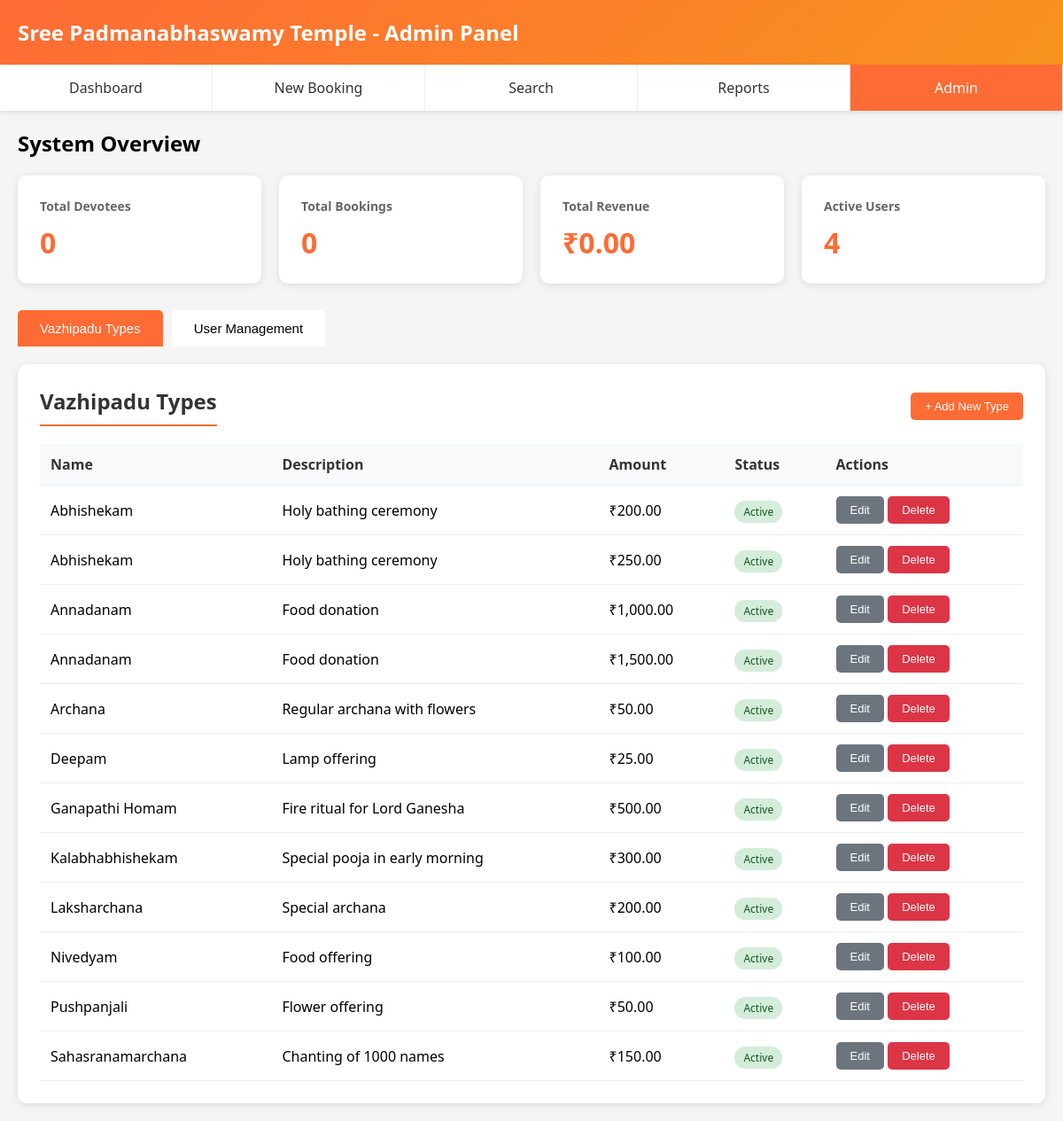
The page /admin.php (signed in) on the database its author committed.
### tables this page shows
CREATE TABLE vazhipadu_types (
    id INT PRIMARY KEY AUTO_INCREMENT,
    temple_id INT NOT NULL,
    name VARCHAR(100) NOT NULL,
    description TEXT,
    amount DECIMAL(10,2) NOT NULL,
    is_active BOOLEAN DEFAULT TRUE,
    display_order INT DEFAULT 0,
    created_at TIMESTAMP DEFAULT CURRENT_TIMESTAMP,
    FOREIGN KEY (temple_id) REFERENCES temples(id) ON DELETE CASCADE,
    INDEX idx_temple_active (temple_id, is_active)
);

### config.php (called while the page is built, shortened)
<?php
function formatCurrency($amount) {
    return '₹' . number_format($amount, 2);
}
?>

### admin.php (the view, shortened to what this page needs)
<?php
require_once 'config.php';
$vazhipaduQuery = "SELECT * FROM vazhipadu_types ORDER BY name";
$vazhipaduTypes = $conn->query($vazhipaduQuery);
$statsQuery = "SELECT
    (SELECT COUNT(*) FROM devotees) as total_devotees,
    (SELECT COUNT(*) FROM vazhipadu_bookings) as total_bookings,
    (SELECT SUM(amount) FROM vazhipadu_bookings WHERE payment_status='Completed') as total_revenue,
    (SELECT COUNT(*) FROM users WHERE is_active=1) as active_users";
$statsResult = $conn->query($statsQuery);
$stats = $statsResult->fetch_assoc();
?>
<!DOCTYPE html>
<html lang="en">
<head>
</head>
<body>
    <div class="header">
        <h1><?php echo $_SESSION['temple_name']; ?> - Admin Panel</h1>
    </div>
    <div class="nav">
        <ul>
            <li><a href="index.php">Dashboard</a></li>
            <li><a href="new_booking.php">New Booking</a></li>
            <li><a href="search.php">Search</a></li>
            <li><a href="reports.php">Reports</a></li>
            <li><a href="admin.php" class="active">Admin</a></li>
        </ul>
    </div>
    <div class="container">
        <h2 style="margin-bottom: 20px;">System Overview</h2>
        <div class="stats-grid">
            <div class="stat-card">
                <h3>Total Devotees</h3>
                <div class="value"><?php echo number_format($stats['total_devotees']); ?></div>
            </div>
            <div class="stat-card">
                <h3>Total Bookings</h3>
                <div class="value"><?php echo number_format($stats['total_bookings']); ?></div>
            </div>
            <div class="stat-card">
                <h3>Total Revenue</h3>
                <div class="value"><?php echo formatCurrency($stats['total_revenue']); ?></div>
            </div>
            <div class="stat-card">
                <h3>Active Users</h3>
                <div class="value"><?php echo $stats['active_users']; ?></div>
            </div>
        </div>
        <div class="tabs">
            <button class="tab-btn active" onclick="switchTab('vazhipadu')">Vazhipadu Types</button>
            <button class="tab-btn" onclick="switchTab('users')">User Management</button>
        </div>
        <div id="vazhipadu-tab" class="tab-content active">
            <div class="card">
                <div style="display: flex; justify-content: space-between; align-items: center; margin-bottom: 20px;">
                    <h2 style="margin: 0;">Vazhipadu Types</h2>
                    <button class="btn btn-primary" onclick="openModal('addVazhipaduModal')">
                        + Add New Type
                    </button>
                </div>
                <table>
                    <thead>
                        <tr>
                            <th>Name</th>
                            <th>Description</th>
                            <th>Amount</th>
                            <th>Status</th>
                            <th>Actions</th>
                        </tr>
                    </thead>
                    <tbody>
                        <?php while ($type = $vazhipaduTypes->fetch_assoc()): ?>
                        <tr>
                            <td><?php echo htmlspecialchars($type['name']); ?></td>
                            <td><?php echo htmlspecialchars($type['description']); ?></td>
                            <td><?php echo formatCurrency($type['amount']); ?></td>
                            <td>
                                <span class="status-badge <?php echo $type['is_active'] ? 'status-active' : 'status-inactive'; ?>">
                                    <?php echo $type['is_active'] ? 'Active' : 'Inactive'; ?>
                                </span>
                            </td>
                            <td>
                                <button class="btn btn-secondary" onclick='editVazhipadu(<?php echo json_encode($type); ?>)'>Edit</button>
                                <button class="btn btn-danger" onclick="deleteVazhipadu(<?php echo $type['id']; ?>, '<?php echo addslashes($type['name']); ?>')">Delete</button>
                            </td>
                        </tr>
                        <?php endwhile; ?>
                    </tbody>
                </table>
            </div>
        </div>
    </div>
</body>
</html>

### admin.php (style rules this page uses)
* { margin: 0; padding: 0; box-sizing: border-box; }
body { font-family: 'Segoe UI', Tahoma, Geneva, Verdana, sans-serif; background: #f5f5f5; }
.header { background: linear-gradient(135deg, #ff6b35 0%, #f7931e 100%); color: white; padding: 20px; box-shadow: 0 2px 5px rgba(0,0,0,0.1); }
.header h1 { font-size: 24px; }
.nav { background: white; padding: 0; box-shadow: 0 2px 5px rgba(0,0,0,0.1); }
.nav ul { list-style: none; display: flex; }
.nav li { flex: 1; }
.nav a { display: block; padding: 15px 20px; text-decoration: none; color: #333; text-align: center; border-right: 1px solid #eee; transition: background 0.3s; }
.nav a:hover, .nav a.active { background: #ff6b35; color: white; }
.container { max-width: 1200px; margin: 20px auto; padding: 0 20px; }
.stats-grid { display: grid; grid-template-columns: repeat(auto-fit, minmax(250px, 1fr)); gap: 20px; margin-bottom: 30px; }
.stat-card { background: white; padding: 25px; border-radius: 10px; box-shadow: 0 2px 10px rgba(0,0,0,0.1); }
.stat-card h3 { color: #666; font-size: 14px; margin-bottom: 10px; }
.stat-card .value { font-size: 32px; font-weight: bold; color: #ff6b35; }
.tabs { display: flex; gap: 10px; margin-bottom: 20px; }
.tab-btn { padding: 12px 25px; background: white; border: none; border-radius: 5px 5px 0 0; cursor: pointer; font-size: 15px; font-weight: 500; transition: all 0.3s; }
.tab-btn.active { background: #ff6b35; color: white; }
.tab-content { display: none; }
.tab-content.active { display: block; }
.card { background: white; border-radius: 10px; padding: 25px; box-shadow: 0 2px 10px rgba(0,0,0,0.1); margin-bottom: 20px; }
.card h2 { margin-bottom: 20px; color: #333; border-bottom: 2px solid #ff6b35; padding-bottom: 10px; }
table { width: 100%; border-collapse: collapse; }
th, td { padding: 12px; text-align: left; border-bottom: 1px solid #eee; }
th { background: #f8f9fa; font-weight: 600; color: #333; }
.btn { padding: 8px 16px; border: none; border-radius: 5px; cursor: pointer; font-size: 13px; transition: background 0.3s; text-decoration: none; display: inline-block; }
.btn-primary { background: #ff6b35; color: white; }
.btn-danger { background: #dc3545; color: white; }
.btn-secondary { background: #6c757d; color: white; }
.status-badge { padding: 4px 10px; border-radius: 12px; font-size: 12px; font-weight: 500; }
.status-active { background: #d4edda; color: #155724; }

### rows shown on the page
vazhipadu_types: name "Abhishekam", description "Holy bathing ceremony", amount "₹200.00", is_active "Active"
vazhipadu_types: name "Abhishekam", description "Holy bathing ceremony", amount "₹250.00", is_active "Active"
vazhipadu_types: name "Annadanam", description "Food donation", amount "₹1,000.00", is_active "Active"
vazhipadu_types: name "Annadanam", description "Food donation", amount "₹1,500.00", is_active "Active"
vazhipadu_types: name "Archana", description "Regular archana with flowers", amount "₹50.00", is_active "Active"
vazhipadu_types: name "Deepam", description "Lamp offering", amount "₹25.00", is_active "Active"
vazhipadu_types: name "Ganapathi Homam", description "Fire ritual for Lord Ganesha", amount "₹500.00", is_active "Active"
vazhipadu_types: name "Kalabhabhishekam", description "Special pooja in early morning", amount "₹300.00", is_active "Active"
vazhipadu_types: name "Laksharchana", description "Special archana", amount "₹200.00", is_active "Active"
vazhipadu_types: name "Nivedyam", description "Food offering", amount "₹100.00", is_active "Active"
vazhipadu_types: name "Pushpanjali", description "Flower offering", amount "₹50.00", is_active "Active"
vazhipadu_types: name "Sahasranamarchana", description "Chanting of 1000 names", amount "₹150.00", is_active "Active"

### other values the page prints
$_SESSION['temple_name'] "Sree Padmanabhaswamy Temple"
$stats['total_devotees'] "0"
$stats['total_bookings'] "0"
formatCurrency($stats['total_revenue']) "₹0.00"
$stats['active_users'] "4"
